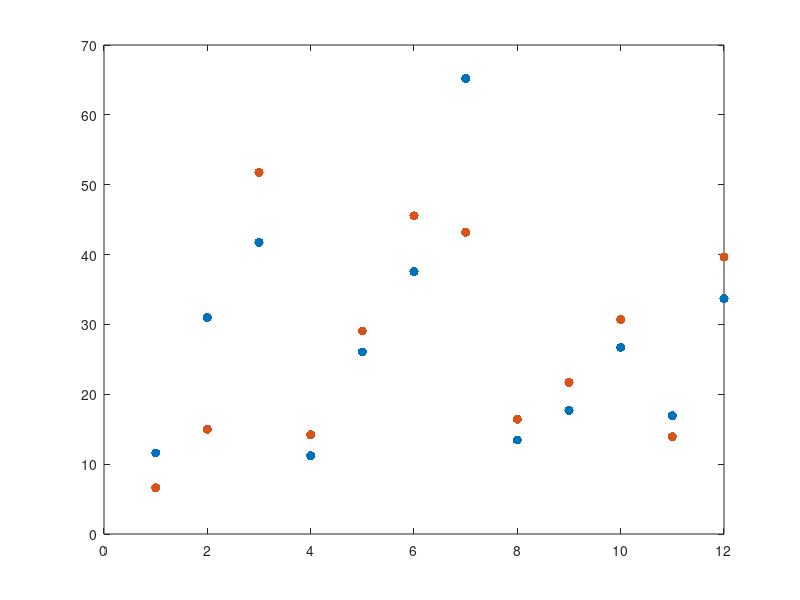

This chart was generated by the following MATLAB code:
%% DATA ANALYSIS

clc
clear all
close all

% read the data file
fid = fopen('tasks.txt');
data = textscan( fid, '%f%f%f%f%s', 'delimiter', ' ');
fclose(fid);

userID = [ data{1} ];
taskID = [ data{2} ];
clicks = [ data{3} ];
taskTime = [ data{4} ];

% MYO = 1  |  PHONE = 0
device = [ double( strcmp( data{5}, 'myo;' )) ];

myoIdx = find( device==1 );
phoIdx = find( device==0 );

myo_userID = userID( myoIdx);
myo_taskID = taskID( myoIdx);
myo_clicks = clicks( myoIdx);
myo_taskTime = taskTime( myoIdx);

pho_userID = userID( phoIdx);
pho_taskID = taskID( phoIdx);
pho_clicks = clicks( phoIdx);
pho_taskTime = taskTime( phoIdx);


%% PLOT TASK TIME (MYO & PHONE)

% NOTE: we can make the average time for each task on the myo and for each
% task on the phone, and plot them. The same for number of clicks.

figure(1)
plot( myo_taskTime, '.', 'MarkerSize', 20);
hold on
plot( pho_taskTime, '.', 'MarkerSize', 20);